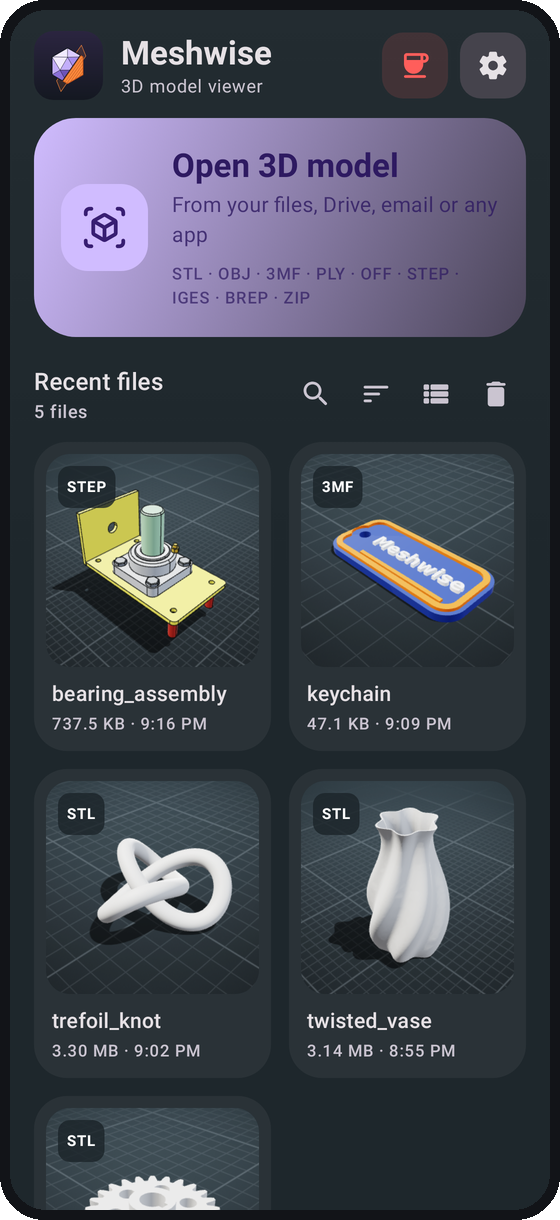
#> input picture docs/screenshots/01_home.png, 560 x 1220 px, found by its file name; its folder holds only this picture in this run
$ python compose_readme_images.py
#> lines starting #> are read from the running program, lines starting #| are printed output that depends on the picture; after the words box and inside, x2 and y2 are one past the last pixel; in counts of white or black regions, pixels touching at a corner belong together
#!/usr/bin/env python3
"""Turns the raw screenshot captures into the images used by the README.

Input:  build/screenshots/*.png  (1080x2400, from the Robolectric screenshot tests)
Output: docs/screenshots/*.png      (rounded phone-style frames, 540 px wide)
        docs/images/hero.png        (banner with the app icon and a selection of screens)

Requires Pillow (pip install pillow).
"""
import os
import sys

from PIL import Image, ImageDraw, ImageFilter, ImageFont

ROOT = os.path.abspath(os.path.join(os.path.dirname(__file__), ".."))
RAW = os.path.join(ROOT, "build", "screenshots")
SHOTS = os.path.join(ROOT, "docs", "screenshots")
IMAGES = os.path.join(ROOT, "docs", "images")


def font(size, bold=False):
    candidates = [
        "/usr/share/fonts/opentype/inter/Inter-Bold.otf" if bold else "/usr/share/fonts/opentype/inter/Inter-Regular.otf",
        "/usr/share/fonts/noto/NotoSans-Bold.ttf" if bold else "/usr/share/fonts/noto/NotoSans-Regular.ttf",
        "/usr/share/fonts/truetype/noto/NotoSans-Bold.ttf" if bold else "/usr/share/fonts/truetype/noto/NotoSans-Regular.ttf",
        "/usr/share/fonts/truetype/dejavu/DejaVuSans-Bold.ttf" if bold else "/usr/share/fonts/truetype/dejavu/DejaVuSans.ttf",
        "/usr/share/fonts/TTF/DejaVuSans-Bold.ttf" if bold else "/usr/share/fonts/TTF/DejaVuSans.ttf",
    ]
    for c in candidates:
        if os.path.exists(c):
            return ImageFont.truetype(c, size)
    return ImageFont.load_default()


def rounded(img, radius):
    mask = Image.new("L", img.size, 0)
    ImageDraw.Draw(mask).rounded_rectangle([0, 0, img.size[0] - 1, img.size[1] - 1], radius=radius, fill=255)
    out = Image.new("RGBA", img.size, (0, 0, 0, 0))
    out.paste(img, (0, 0), mask)
    return out


def phone(img, width):
    """Scales a capture and wraps it in a thin dark bezel with rounded corners."""
    scale = width / img.size[0]
    inner = img.convert("RGB").resize((width, int(img.size[1] * scale)), Image.LANCZOS)
    inner = rounded(inner, int(36 * scale * 2))
    bezel = int(10 * scale * 2)
    w, h = inner.size[0] + bezel * 2, inner.size[1] + bezel * 2
    frame = Image.new("RGBA", (w, h), (0, 0, 0, 0))
    ImageDraw.Draw(frame).rounded_rectangle([0, 0, w - 1, h - 1], radius=int(44 * scale * 2), fill=(18, 20, 24, 255))
    frame.alpha_composite(inner, (bezel, bezel))
    return frame


def with_shadow(img, offset=(0, 18), blur=28, opacity=150):
    pad = blur * 2
    shadow = Image.new("RGBA", (img.size[0] + pad * 2, img.size[1] + pad * 2), (0, 0, 0, 0))
    mask = img.split()[3].point(lambda a: opacity if a > 0 else 0)
    shadow.paste((0, 0, 0, 255), (pad + offset[0], pad + offset[1]), mask)
    shadow = shadow.filter(ImageFilter.GaussianBlur(blur))
    shadow.alpha_composite(img, (pad, pad))
    return shadow


def gradient(size, top, bottom):
    w, h = size
    g = Image.new("RGB", size)
    d = ImageDraw.Draw(g)
    for y in range(h):
        t = y / max(1, h - 1)
        d.line([(0, y), (w, y)], fill=tuple(int(top[i] + (bottom[i] - top[i]) * t) for i in range(3)))
    return g


def main():
    if not os.path.isdir(RAW):
        sys.exit("no raw screenshots in " + RAW)
    os.makedirs(SHOTS, exist_ok=True)
    os.makedirs(IMAGES, exist_ok=True)
    names = sorted(f for f in os.listdir(RAW) if f.endswith(".png"))
    framed = {}
    for n in names:
        img = Image.open(os.path.join(RAW, n))
#> img is the input picture: PIL image 560x1220 RGBA; mean R, G, B, A 66.1, 70.3, 81.1, 254.4
        fr = phone(img, 540)
#> in rounded, `mask = Image.new("L", img.size, 0)`: mask: PIL image 540x1176 L; every value is 0
#> in rounded, `ImageDraw.Draw(mask).rounded_rectangle([0, 0, img.size[0] - 1, img.siz..`:
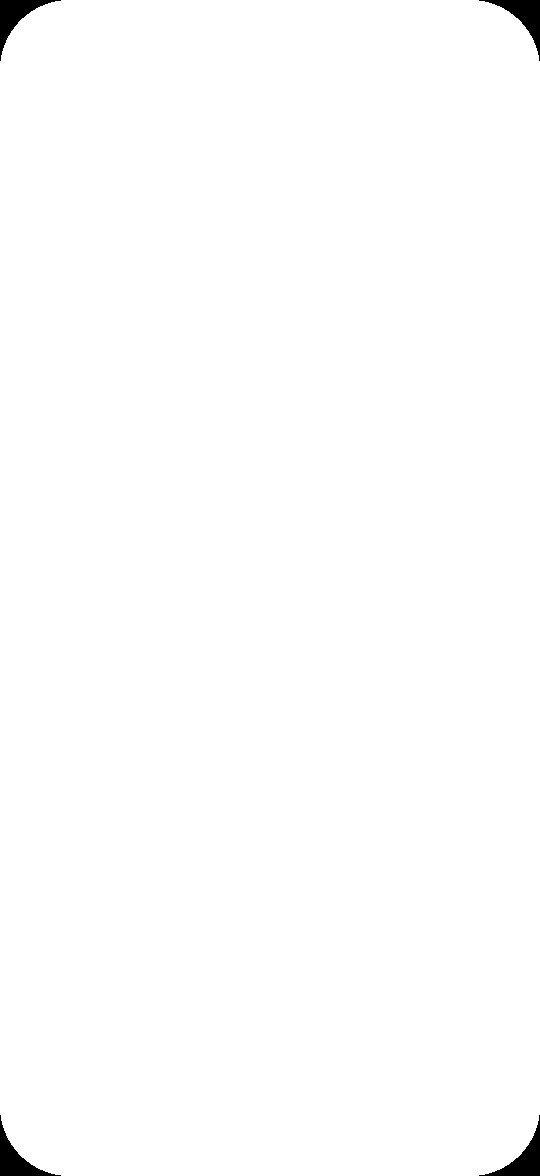
#> mask: PIL image 540x1176 L; 99.3% white; 4 black regions, box (x1, y1, x2, y2) and area: (0, 0, 61, 61) 1040, (479, 0, 540, 61) 1040, (0, 1115, 61, 1176) 1040, (479, 1115, 540, 1176) 1040
#> in rounded, `out = Image.new("RGBA", img.size, (0, 0, 0, 0))`: out: PIL image 540x1176 RGBA; every value is 0
#> in phone, `frame = Image.new("RGBA", (w, h), (0, 0, 0, 0))`: frame: PIL image 578x1214 RGBA; every value is 0
#> in phone, `ImageDraw.Draw(frame).rounded_rectangle([0, 0, w - 1, h - 1], radius=i..`:
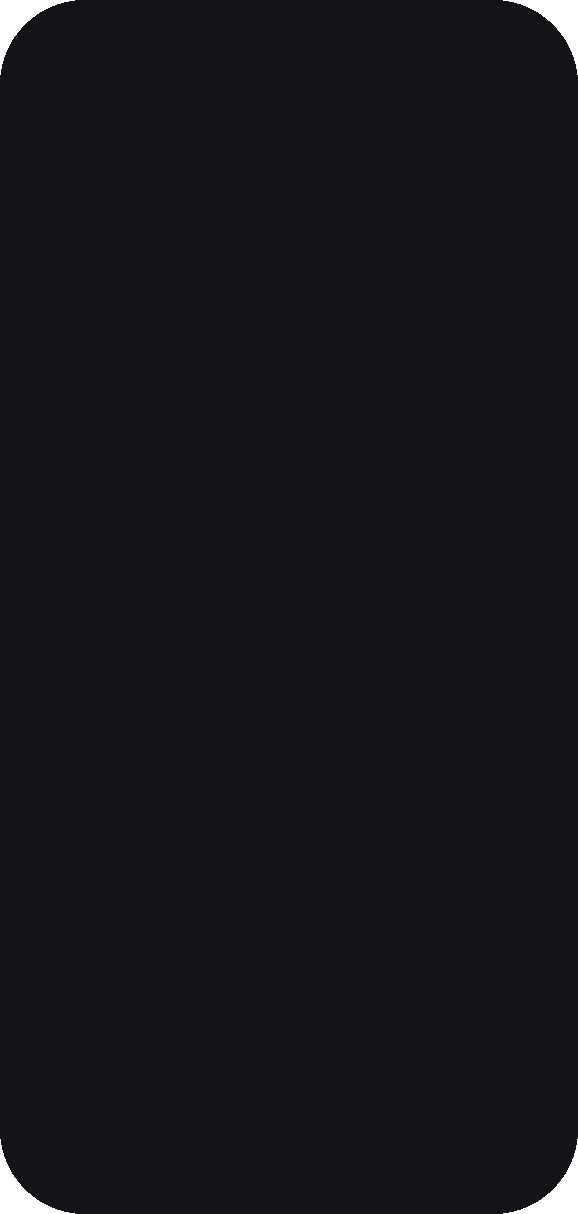
#> frame: PIL image 578x1214 RGBA; mean R, G, B, A 17.8, 19.8, 23.8, 252.8; transparent parts drawn white
#> in phone, `frame.alpha_composite(inner, (bezel, bezel))`:
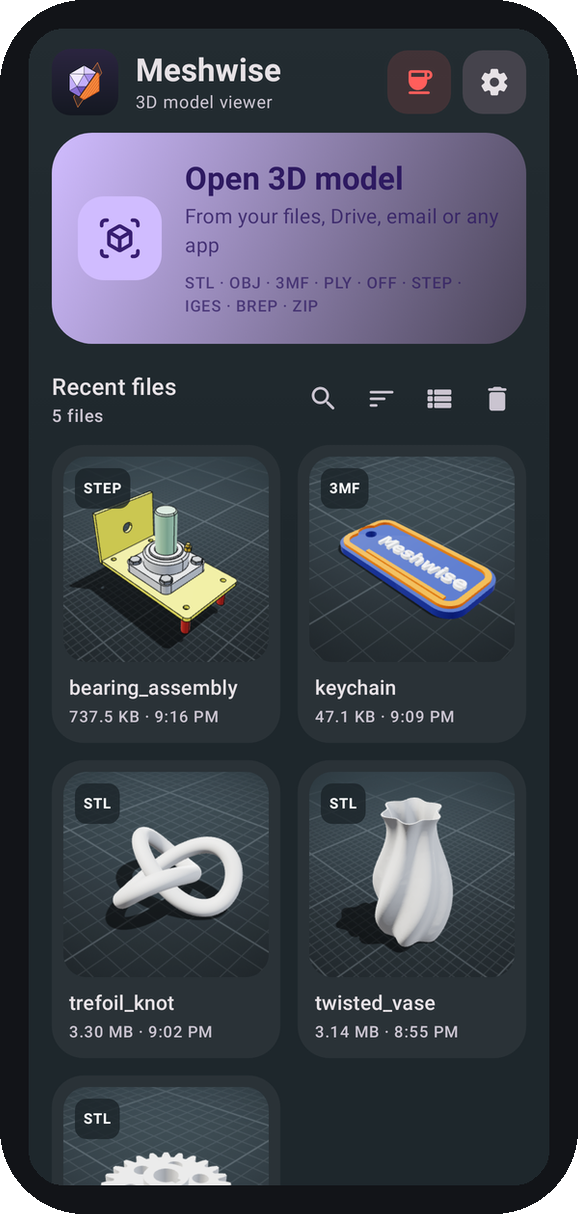
#> frame: PIL image 578x1214 RGBA; mean R, G, B, A 61.4, 65.4, 75.5, 252.8; transparent parts drawn white
        fr.save(os.path.join(SHOTS, n), optimize=True)
        framed[n] = fr
        print("framed", n)

    # Hero banner.
    picks = [n for n in ["02_viewer.png", "03_section.png", "05_thickness.png", "04_measure.png", "08_material.png"] if n in framed]
#> picks = []
    if picks:
        W, H = 2400, 1160
        banner = gradient((W, H), (34, 44, 52), (16, 20, 24)).convert("RGBA")
        d = ImageDraw.Draw(banner)
        # Soft accent glows.
        glow = Image.new("RGBA", (W, H), (0, 0, 0, 0))
        gd = ImageDraw.Draw(glow)
        gd.ellipse([1300, -300, 2600, 700], fill=(208, 188, 255, 60))
        gd.ellipse([-300, 600, 900, 1500], fill=(255, 109, 0, 40))
        banner.alpha_composite(glow.filter(ImageFilter.GaussianBlur(120)))
        title_x = 110
        icon_path = os.path.join(IMAGES, "icon.png")  # from scripts/make_icon.py
        if os.path.exists(icon_path):
            icon = Image.open(icon_path).convert("RGBA").resize((150, 150), Image.LANCZOS)
            banner.alpha_composite(icon, (110, 152))
            title_x = 290
        d.text((title_x, 150), "Meshwise", font=font(118, True), fill=(240, 236, 248))
        d.text((114, 340), "Free, open-source 3D model viewer for Android", font=font(43), fill=(208, 188, 255))
        lines = ["STL · OBJ · 3MF · PLY · OFF · STEP · IGES · BREP · ZIP",
                 "Section caps · Wall thickness · Measure · Explode",
                 "Weight · Materials · Mesh check · Export",
                 "Themes · Custom toolbar · Left-handed layout"]
        for i, line in enumerate(lines):
            d.text((114, 450 + i * 64), line, font=font(36), fill=(200, 204, 210))
        x = 1180
        thumbs = picks[:3]
        for i, n in enumerate(thumbs):
            fr = framed[n]
            s = 0.78 if i != 1 else 0.86
            t = fr.resize((int(fr.size[0] * s * 0.98), int(fr.size[1] * s * 0.98)), Image.LANCZOS)
            t = with_shadow(t)
            y = (H - t.size[1]) // 2 + (0 if i == 1 else 40)
            banner.alpha_composite(t, (x + i * 370 - 60, y))
        banner.convert("RGB").save(os.path.join(IMAGES, "hero.png"), optimize=True)
        print("hero.png")


if __name__ == "__main__":
    main()

$ run again, on docs/screenshots/11_estimate.png
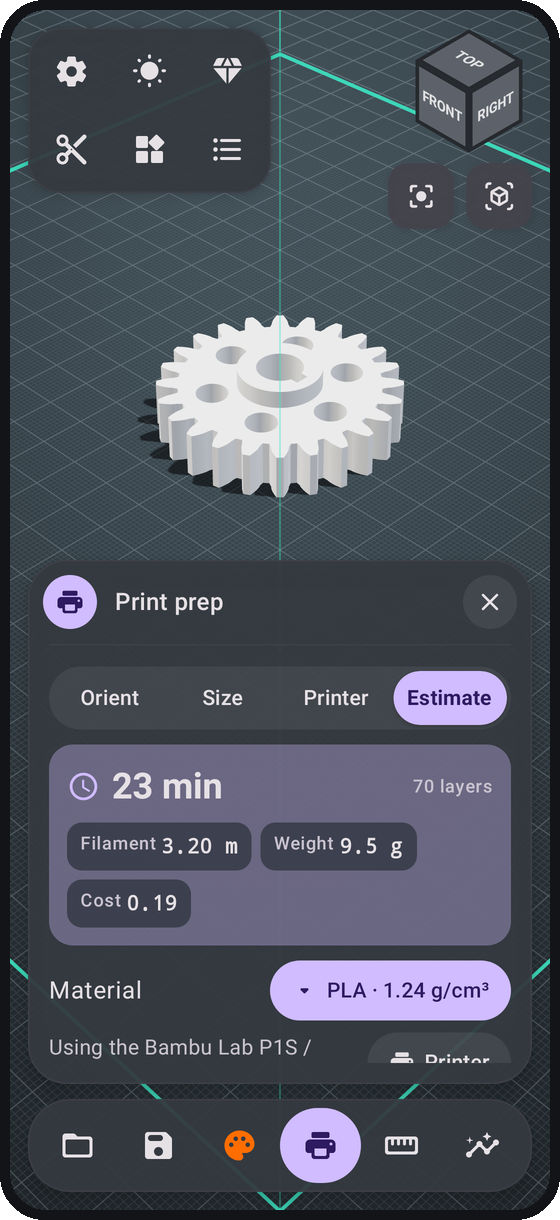
#> input picture docs/screenshots/11_estimate.png, 560 x 1220 px, found by its file name
#> in main, img is the input picture: PIL image 560x1220 RGBA; mean R, G, B, A 76.7, 82.3, 92.9, 254.4
#> in phone, `frame.alpha_composite(inner, (bezel, bezel))`:
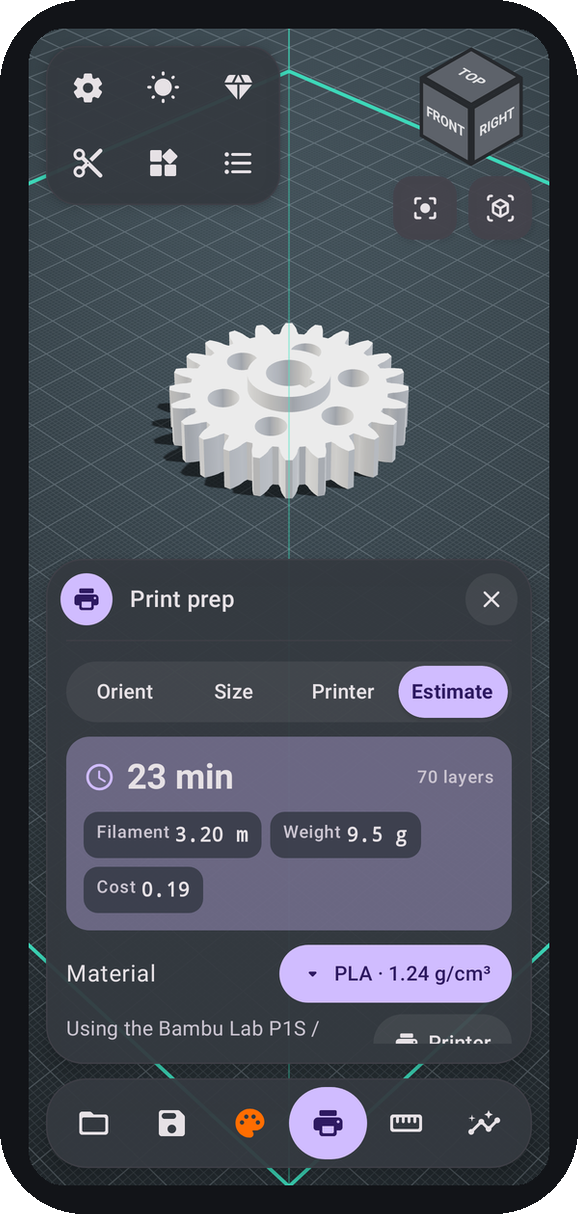
#> frame: PIL image 578x1214 RGBA; mean R, G, B, A 71, 76.2, 86.2, 252.8; transparent parts drawn white
#> picks = []

$ run again, on docs/screenshots/06_explode.png
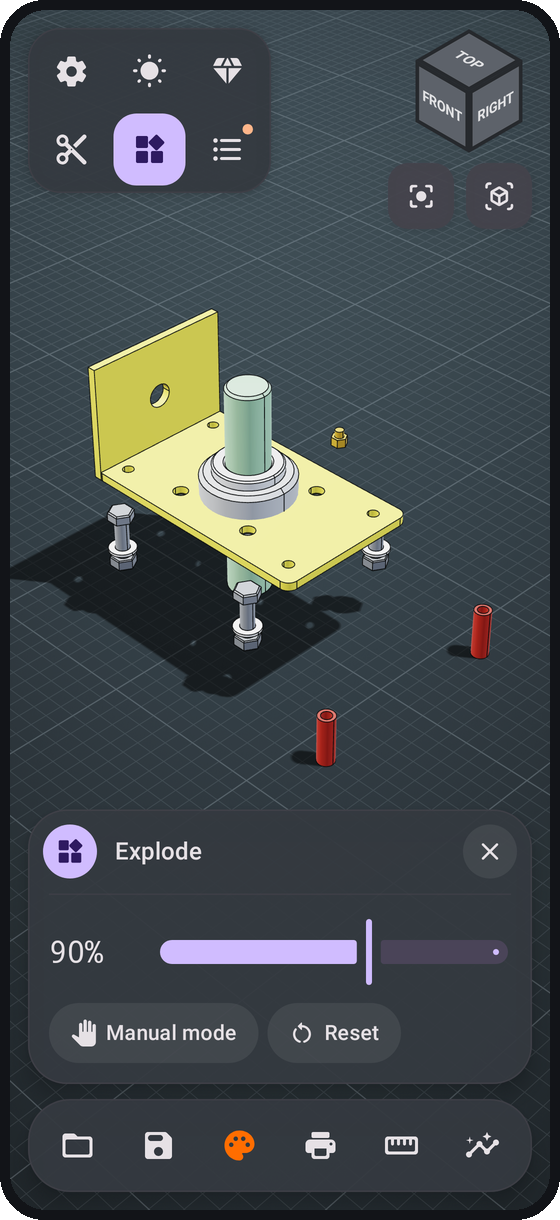
#> input picture docs/screenshots/06_explode.png, 560 x 1220 px, found by its file name
#> in main, img is the input picture: PIL image 560x1220 RGBA; mean R, G, B, A 67, 73.9, 76.1, 254.4
#> in phone, `frame.alpha_composite(inner, (bezel, bezel))`:
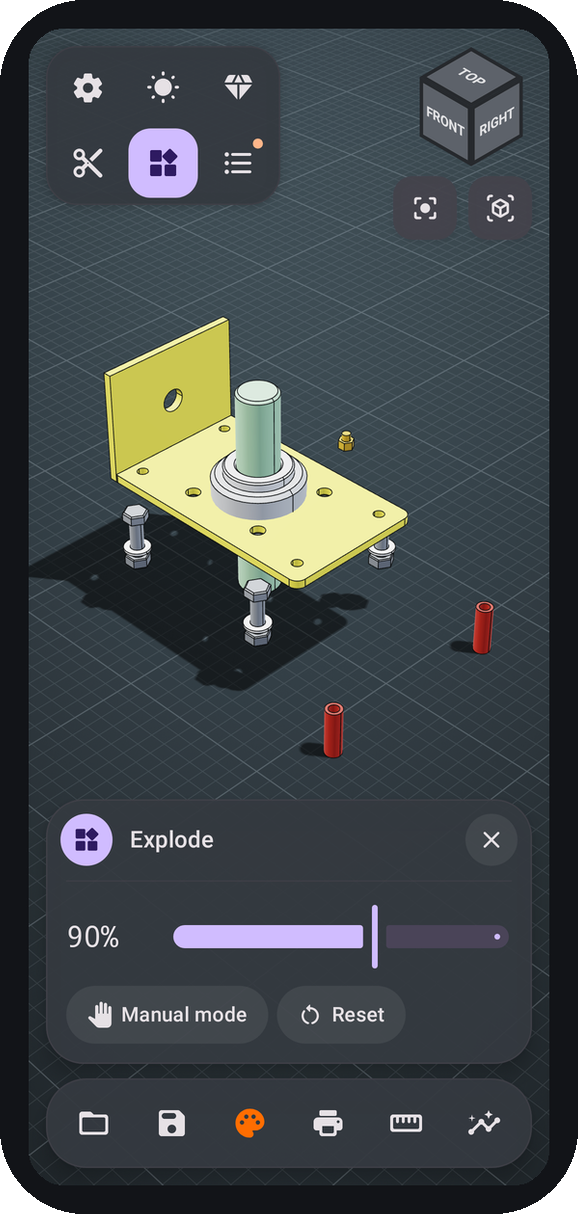
#> frame: PIL image 578x1214 RGBA; mean R, G, B, A 62.2, 68.6, 71, 252.8; transparent parts drawn white
#> picks = []
